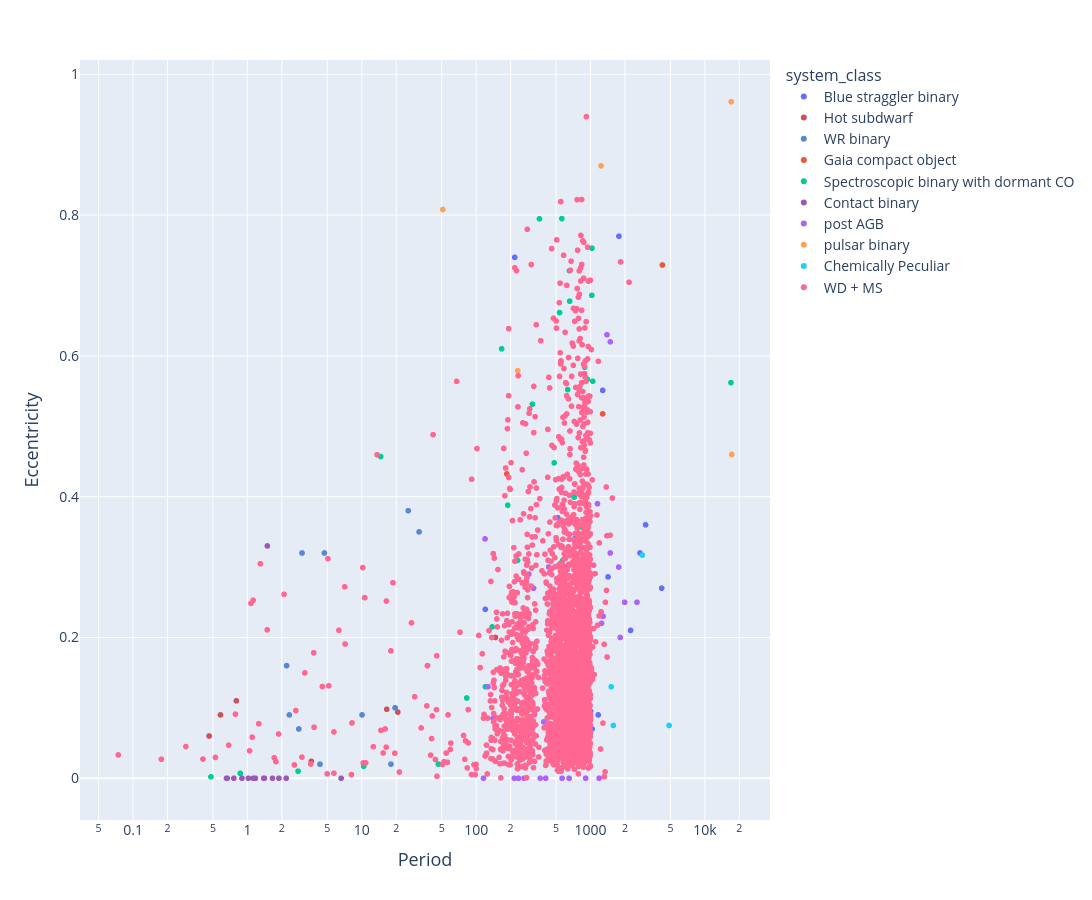

Notebook source saved alongside this figure:
### Code cell
# custom color mapping
custom_colors = {
    'Hot subdwarf': '#cc5159',
    'Stripped star': '#3dceb4',
    'WR binary': '#5987d6',
    'Algol': '#f39c12',
    'Contact binary': '#9b59b6',
    'WD': '#95a5a6',
    'Barium star': '#e74c3c',
    'Post-CE': '#2ecc71',
    'NS': '#3498db',
    'BH': '#1abc9c',
}

fig = plotly_vars('Period', 'Eccentricity', pd_catalog_data, logx=True, logy=False, 
                  color_by='system_class', color_map=custom_colors)
fig.show()

### Figure 1 — Plotly figure (JSON) as saved in the notebook; plotly's stock layout.template omitted (floating-point values rounded to 4 significant figures; data arrays with more than 128 entries replaced by an {"elided": "..."} marker saying what was removed)
{"data": [{"customdata": {"elided": "17x9 str values"}, "hovertemplate": "Period=%{x:.3f}<br>Eccentricity=%{y:.3f}<br>System Name=%{customdata[0]}<br>Type1=%{customdata[1]}<br>Type2=%{customdata[2]}<br>evol_type_1=%{customdata[3]}<br>evol_type_2=%{customdata[4]}<br>obs_type_1=%{customdata[5]}<br>obs_type_2=%{customdata[6]}<extra></extra>", "legendgroup": "Blue straggler binary", "marker": {"color": "#636efa", "size": 6, "symbol": "circle"}, "mode": "markers", "name": "Blue straggler binary", "showlegend": true, "type": "scattergl", "x": [722.0, 2240.0, 1033.0, 1168.0, 3030.0, 546.7, 615.2, 1003.0, 1772.0, 690.0, 120.2, 1277.0, 1423.0, 2710.0, 517.0, 4190.0, 217.6], "xaxis": "x", "y": [0.34, 0.21, 0.07, 0.09, 0.36, 0.269, 0.21, 0.095, 0.77, 0.07, 0.24, 0.551, 0.286, 0.32, 0.37, 0.27, 0.74], "yaxis": "y"}, {"customdata": [["HD200310", "Be", "sdOB", "MS", "He-star", "Be", "sdOB", "Hot subdwarf", "Hot subdwarf"], ["GALEXJ2349+3844", "", "", "MS", "He-star", "WD/MS", "sdB", "Hot subdwarf", "Hot subdwarf"], ["HFG1", "", "", "MS", "He-star", "G", "sdB", "Hot subdwarf", "Hot subdwarf"], ["EQPsc", "", "", "MS", "He-star", "M", "sdB", "Hot subdwarf", "Hot subdwarf"], ["PB7352", "", "", "MS", "He-star", "WD/MS", "sdB", "Hot subdwarf", "Hot subdwarf"], ["EGB5", "", "", "MS", "He-star", "WD/M", "sdB", "Hot subdwarf", "Hot subdwarf"], ["HD185510", "", "", "MS", "He-star", "K0", "sdB", "Hot subdwarf", "Hot subdwarf"]], "hovertemplate": "Period=%{x:.3f}<br>Eccentricity=%{y:.3f}<br>System Name=%{customdata[0]}<br>Type1=%{customdata[1]}<br>Type2=%{customdata[2]}<br>evol_type_1=%{customdata[3]}<br>evol_type_2=%{customdata[4]}<br>obs_type_1=%{customdata[5]}<br>obs_type_2=%{customdata[6]}<extra></extra>", "legendgroup": "Hot subdwarf", "marker": {"color": "#cc5159", "size": 6, "symbol": "circle"}, "mode": "markers", "name": "Hot subdwarf", "showlegend": true, "type": "scattergl", "x": [147.6, 0.4625, 0.5816, 0.8008, 3.622, 16.54, 20.66], "xaxis": "x", "y": [0.2, 0.06, 0.09, 0.11, 0.024, 0.098, 0.094], "yaxis": "y"}, {"customdata": [["BAT99 19", "O6 V", "WR-WN4", "MS", "He-star", "O6 V", "WR-WN4", "WR binary", "WR binary"], ["BAT99 29", "B1.5 V", "WR-WN3", "MS", "He-star", "B1.5 V", "WR-WN3", "WR binary", "WR binary"], ["BAT99 43", "O9 V", "WR-WN3", "MS", "He-star", "O9 V", "WR-WN3", "WR binary", "WR binary"], ["BAT99 49", "O9 V", "WR-WN4", "MS", "He-star", "O9 V", "WR-WN4", "WR binary", "WR binary"], ["BAT99 59", "O9 V", "WR-WN4", "MS", "He-star", "O9 V", "WR-WN4", "WR binary", "WR binary"], ["BAT99 64", "O9 V", "WR-WN4", "MS", "He-star", "O9 V", "WR-WN4", "WR binary", "WR binary"], ["BAT99 71", "O6.5 V", "WR-WN3", "MS", "He-star", "O6.5 V", "WR-WN3", "WR binary", "WR binary"], ["BAT99 77", "O7.5 III", "WR-WN7", "MS", "He-star", "O7.5 III", "WR-WN7", "WR binary", "WR binary"], ["BAT99 92", "O6 V", "WR-WN3", "MS", "He-star", "O6 V", "WR-WN3", "WR binary", "WR binary"], ["BAT99 126", "O7 V", "WR-WN3", "MS", "He-star", "O7 V", "WR-WN3", "WR binary", "WR binary"], ["SMC AB 3", "O-O9", "WR-WN3", "MS", "He-star", "O-O9", "WR-WN3", "WR binary", "WR binary"], ["SMC AB 7", "O-O6 I", "WR-WN4", "MS", "He-star", "O-O6 I", "WR-WN4", "WR binary", "WR binary"], ["SMC AB 8", "O-O4 V", "WR-WO4", "MS", "He-star", "O-O4 V", "WR-WO4", "WR binary", "WR binary"]], "hovertemplate": "Period=%{x:.3f}<br>Eccentricity=%{y:.3f}<br>System Name=%{customdata[0]}<br>Type1=%{customdata[1]}<br>Type2=%{customdata[2]}<br>evol_type_1=%{customdata[3]}<br>evol_type_2=%{customdata[4]}<br>obs_type_1=%{customdata[5]}<br>obs_type_2=%{customdata[6]}<extra></extra>", "legendgroup": "WR binary", "marker": {"color": "#5987d6", "size": 6, "symbol": "circle"}, "mode": "markers", "name": "WR binary", "showlegend": true, "type": "scattergl", "x": [17.99, 2.202, 2.816, 31.69, 4.713, 37.59, 2.326, 3.003, 4.312, 25.5, 10.05, 19.56, 19.56], "xaxis": "x", "y": [0.02, 0.16, 0.07, 0.35, 0.32, 0.16, 0.09, 0.32, 0.02, 0.38, 0.09, 0.1, 0.1], "yaxis": "y"}, {"customdata": [["Gaia BH1", "MS", "BH", "MS", "BH", "", "", "Gaia compact object", "Gaia compact object"], ["Gaia BH2", "RG", "BH", "RGB", "BH", "RG", "", "Gaia compact object", "Gaia compact object"], ["Gaia BH3", "RG", "BH", "RGB", "BH", "RG", "", "Gaia compact object", "Gaia compact object"], ["Gaia NS1", "MS", "NS", "MS", "NS", "", "", "Gaia compact object", "Gaia compact object"]], "hovertemplate": "Period=%{x:.3f}<br>Eccentricity=%{y:.3f}<br>System Name=%{customdata[0]}<br>Type1=%{customdata[1]}<br>Type2=%{customdata[2]}<br>evol_type_1=%{customdata[3]}<br>evol_type_2=%{customdata[4]}<br>obs_type_1=%{customdata[5]}<br>obs_type_2=%{customdata[6]}<extra></extra>", "legendgroup": "Gaia compact object", "marker": {"color": "#EF553B", "size": 6, "symbol": "circle"}, "mode": "markers", "name": "Gaia compact object", "showlegend": true, "type": "scattergl", "x": [185.4, 1277.0, 4253.0, 730.9], "xaxis": "x", "y": [0.4323, 0.5176, 0.7291, 0.123], "yaxis": "y"}, {"customdata": {"elided": "33x9 str values"}, "hovertemplate": "Period=%{x:.3f}<br>Eccentricity=%{y:.3f}<br>System Name=%{customdata[0]}<br>Type1=%{customdata[1]}<br>Type2=%{customdata[2]}<br>evol_type_1=%{customdata[3]}<br>evol_type_2=%{customdata[4]}<br>obs_type_1=%{customdata[5]}<br>obs_type_2=%{customdata[6]}<extra></extra>", "legendgroup": "Spectroscopic binary with dormant CO", "marker": {"color": "#00cc96", "size": 6, "symbol": "circle"}, "mode": "markers", "name": "Spectroscopic binary with dormant CO", "showlegend": true, "type": "scattergl", "x": [10.4, 167.0, 14.63, 877.0, 189.1, 230.2, 310.2, 481.0, 497.6, 536.1, 561.8, 570.9, 631.8, 632.6, 636.1, 654.6, 657.4, 719.8, 827.0, 889.5, 938.3, 1027.0, 1029.0, 1046.0, 357.8, 82.72, 0.8666, 16910.0, 2.774, 120.6, 46.81, 0.4799, 138.0], "xaxis": "x", "y": [0.017, 0.61, 0.457, 0.05, 0.3879, 0.3095, 0.5314, 0.448, 0.168, 0.6615, 0.795, 0.3093, 0.552, 0.2668, 0.3228, 0.721, 0.6777, 0.3993, 0.357, 0.584, 0.5666, 0.686, 0.753, 0.564, 0.7946, 0.114, 0.007, 0.562, 0.01, 0.13, 0.02, 0.002, 0.215], "yaxis": "y"}, {"customdata": {"elided": "15x9 str values"}, "hovertemplate": "Period=%{x:.3f}<br>Eccentricity=%{y:.3f}<br>System Name=%{customdata[0]}<br>Type1=%{customdata[1]}<br>Type2=%{customdata[2]}<br>evol_type_1=%{customdata[3]}<br>evol_type_2=%{customdata[4]}<br>obs_type_1=%{customdata[5]}<br>obs_type_2=%{customdata[6]}<extra></extra>", "legendgroup": "Contact binary", "marker": {"color": "#9b59b6", "size": 6, "symbol": "circle"}, "mode": "markers", "name": "Contact binary", "showlegend": true, "type": "scattergl", "x": [2.185, 1.175, 1.387, 1.886, 1.124, 0.6668, 0.8966, 1.658, 1.495, 0.7619, 1.411, 1.141, 0.6563, 6.598, 1.019], "xaxis": "x", "y": [0.0, 0.0, 0.0, 0.0, 0.0, 0.0, 0.0, 0.0, 0.33, 0.0, 0.0, 0.0, 0.0, 0.0, 0.0], "yaxis": "y"}, {"customdata": {"elided": "33x9 str values"}, "hovertemplate": "Period=%{x:.3f}<br>Eccentricity=%{y:.3f}<br>System Name=%{customdata[0]}<br>Type1=%{customdata[1]}<br>Type2=%{customdata[2]}<br>evol_type_1=%{customdata[3]}<br>evol_type_2=%{customdata[4]}<br>obs_type_1=%{customdata[5]}<br>obs_type_2=%{customdata[6]}<extra></extra>", "legendgroup": "post AGB", "marker": {"color": "#ab63fa", "size": 6, "symbol": "circle"}, "mode": "markers", "name": "post AGB", "showlegend": true, "type": "scattergl", "x": [289.1, 1189.0, 871.7, 140.8, 1248.0, 1151.0, 317.6, 597.4, 1289.0, 1989.0, 906.3, 1488.0, 363.3, 259.6, 1818.0, 430.6, 234.4, 262.6, 215.4, 501.1, 1762.0, 390.2, 649.8, 1394.0, 519.7, 127.0, 119.6, 1489.0, 116.0, 406.0, 564.3, 662.2, 2550.0], "xaxis": "x", "y": [0.29, 0.0, 0.024, 0.085, 0.22, 0.39, 0.27, 0.3, 0.23, 0.25, 0.0, 0.32, 0.0, 0.21, 0.2, 0.3, 0.0, 0.0, 0.0, 0.2, 0.3, 0.08, 0.0, 0.63, 0.24, 0.13, 0.34, 0.62, 0.0, 0.0, 0.0, 0.25, 0.25], "yaxis": "y"}, {"customdata": [["PSR J0045-7319", "BIV", "NS", "MS", "NS", "BIV", "", "pulsar binary", "pulsar binary"], ["PSR B1259-63", "Be", "NS", "MS", "NS", "Be", "", "pulsar binary", "pulsar binary"], ["PSR J1638-4725", "B", "NS", "MS", "NS", "B", "", "pulsar binary", "pulsar binary"], ["PSR J2032+4127", "Be", "NS", "MS", "NS", "Be", "", "pulsar binary", "pulsar binary"], ["PSR J2108+4516", "O/Be", "NS", "MS", "NS", "O/Be", "", "pulsar binary", "pulsar binary"], ["PSR J0210+5845", "B6V", "NS", "MS", "NS", "B6V", "", "pulsar binary", "pulsar binary"]], "hovertemplate": "Period=%{x:.3f}<br>Eccentricity=%{y:.3f}<br>System Name=%{customdata[0]}<br>Type1=%{customdata[1]}<br>Type2=%{customdata[2]}<br>evol_type_1=%{customdata[3]}<br>evol_type_2=%{customdata[4]}<br>obs_type_1=%{customdata[5]}<br>obs_type_2=%{customdata[6]}<extra></extra>", "legendgroup": "pulsar binary", "marker": {"color": "#FFA15A", "size": 6, "symbol": "circle"}, "mode": "markers", "name": "pulsar binary", "showlegend": true, "type": "scattergl", "x": [51.17, 1237.0, 231.0, 17000.0, 269.4, 17180.0], "xaxis": "x", "y": [0.8079, 0.8699, 0.5789, 0.961, 0.08742, 0.46], "yaxis": "y"}, {"customdata": [["BD-10d4311", "sgCH", "WD", "RGB", "WD", "sgCH", "", "Chemically Peculiar", "Chemically Peculiar"], ["BD-18d255", "dBa", "WD", "MS", "WD", "dBa", "", "Chemically Peculiar", "Chemically Peculiar"], ["BD+18d5215", "dBa", "WD", "MS", "WD", "dBa", "", "Chemically Peculiar", "Chemically Peculiar"], ["HD98991", "dBa", "WD", "MS", "WD", "dBa", "", "Chemically Peculiar", "Chemically Peculiar"]], "hovertemplate": "Period=%{x:.3f}<br>Eccentricity=%{y:.3f}<br>System Name=%{customdata[0]}<br>Type1=%{customdata[1]}<br>Type2=%{customdata[2]}<br>evol_type_1=%{customdata[3]}<br>evol_type_2=%{customdata[4]}<br>obs_type_1=%{customdata[5]}<br>obs_type_2=%{customdata[6]}<extra></extra>", "legendgroup": "Chemically Peculiar", "marker": {"color": "#19d3f3", "size": 6, "symbol": "circle"}, "mode": "markers", "name": "Chemically Peculiar", "showlegend": true, "type": "scattergl", "x": [4865.0, 1585.0, 1516.0, 2836.0], "xaxis": "x", "y": [0.075, 0.075, 0.13, 0.317], "yaxis": "y"}, {"customdata": {"elided": "3383x9 str values"}, "hovertemplate": "Period=%{x:.3f}<br>Eccentricity=%{y:.3f}<br>System Name=%{customdata[0]}<br>Type1=%{customdata[1]}<br>Type2=%{customdata[2]}<br>evol_type_1=%{customdata[3]}<br>evol_type_2=%{customdata[4]}<br>obs_type_1=%{customdata[5]}<br>obs_type_2=%{customdata[6]}<extra></extra>", "legendgroup": "WD + MS", "marker": {"color": "#FF6692", "size": 6, "symbol": "circle"}, "mode": "markers", "name": "WD + MS", "showlegend": true, "type": "scattergl", "x": {"elided": "3383 float values"}, "xaxis": "x", "y": {"elided": "3383 float values"}, "yaxis": "y"}], "layout": {"height": 900, "legend": {"font": {"size": 14}, "title": {"font": {"size": 16}, "text": "system_class"}, "tracegroupgap": 0}, "margin": {"t": 60}, "width": 1200, "xaxis": {"anchor": "y", "domain": [0, 1], "tickfont": {"size": 14}, "title": {"font": {"size": 18}, "text": "Period"}, "type": "log"}, "yaxis": {"anchor": "x", "domain": [0, 1], "tickfont": {"size": 14}, "title": {"font": {"size": 18}, "text": "Eccentricity"}}}}
